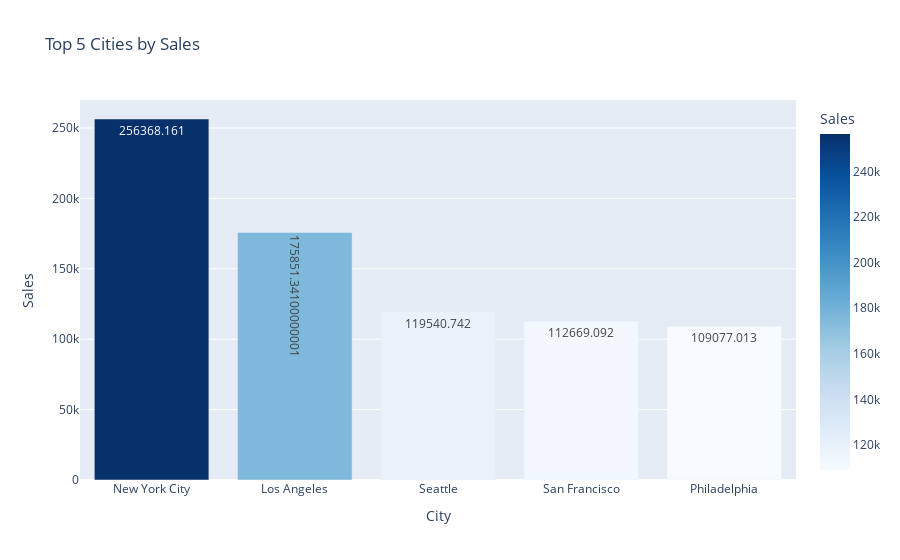

Notebook code cell kept with this figure:
### Code cell
Top_city_reset = Top_city.reset_index()
fig = px.bar(Top_city_reset, x='City', y='Sales', 
             title='Top 5 Cities by Sales', 
             text='Sales', 
             color='Sales', 
             color_continuous_scale='Blues')
fig.show()

### Figure 1 — Plotly figure (JSON) as saved in the notebook; plotly's stock layout.template omitted (floating-point values rounded to 4 significant figures)
{"data": [{"alignmentgroup": "True", "hovertemplate": "City=%{x}<br>Sales=%{marker.color}<extra></extra>", "legendgroup": "", "marker": {"color": [256400.0, 175900.0, 119500.0, 112700.0, 109100.0], "coloraxis": "coloraxis", "pattern": {"shape": ""}}, "name": "", "offsetgroup": "", "orientation": "v", "showlegend": false, "text": [256400.0, 175900.0, 119500.0, 112700.0, 109100.0], "textposition": "auto", "type": "bar", "x": ["New York City", "Los Angeles", "Seattle", "San Francisco", "Philadelphia"], "xaxis": "x", "y": [256400.0, 175900.0, 119500.0, 112700.0, 109100.0], "yaxis": "y"}], "layout": {"barmode": "relative", "coloraxis": {"colorbar": {"title": {"text": "Sales"}}, "colorscale": [[0, "rgb(247,251,255)"], [0.125, "rgb(222,235,247)"], [0.25, "rgb(198,219,239)"], [0.375, "rgb(158,202,225)"], [0.5, "rgb(107,174,214)"], [0.625, "rgb(66,146,198)"], [0.75, "rgb(33,113,181)"], [0.875, "rgb(8,81,156)"], [1, "rgb(8,48,107)"]]}, "legend": {"tracegroupgap": 0}, "title": {"text": "Top 5 Cities by Sales"}, "xaxis": {"anchor": "y", "domain": [0, 1], "title": {"text": "City"}}, "yaxis": {"anchor": "x", "domain": [0, 1], "title": {"text": "Sales"}}}}
